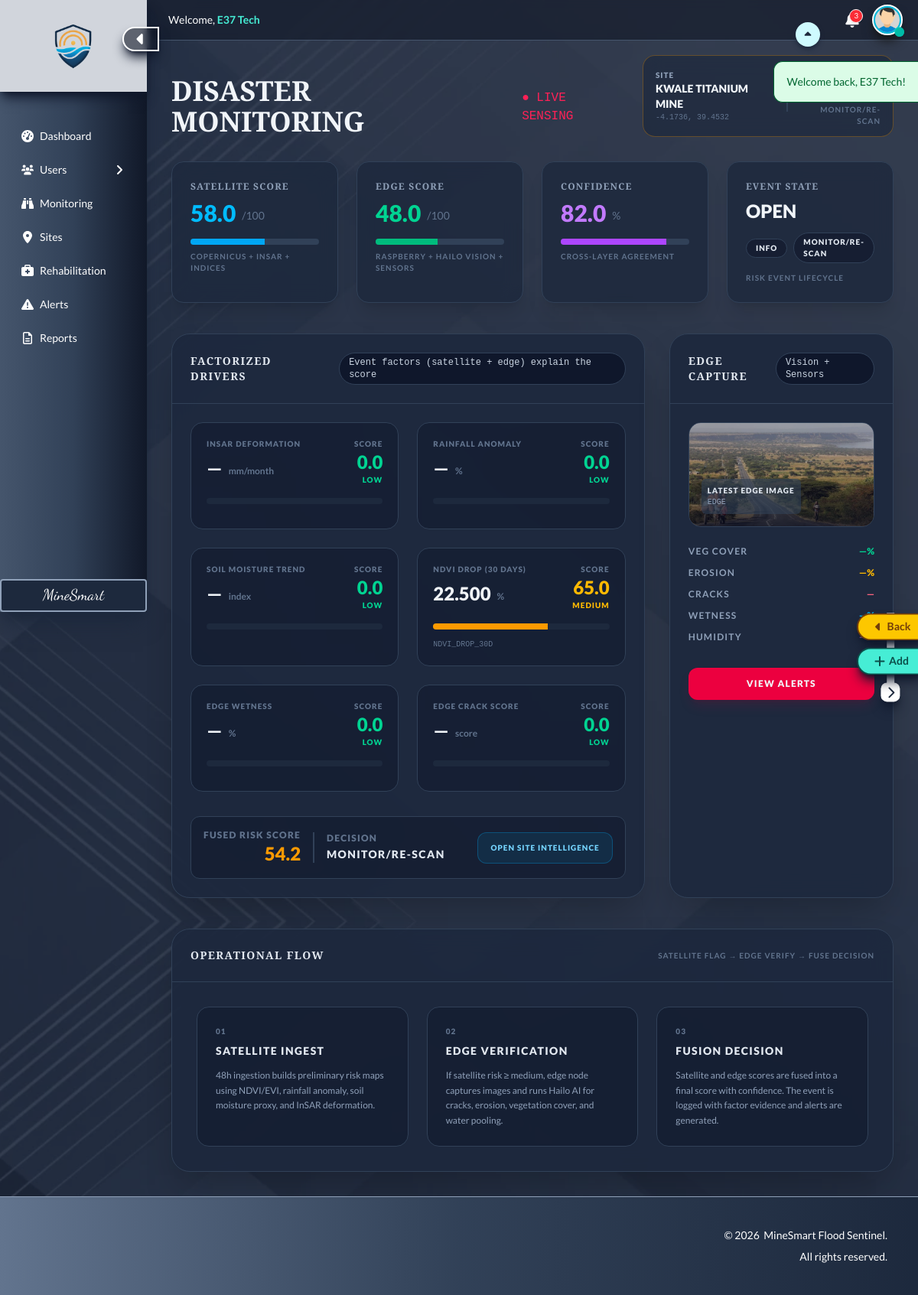
The page /disaster-monitoring (signed in) on the database its author committed.
### tables this page shows
CREATE TABLE sites (
  id INT AUTO_INCREMENT PRIMARY KEY,
  name VARCHAR(255) NOT NULL UNIQUE,
  site_code VARCHAR(50) NOT NULL UNIQUE,
  site_type ENUM('open_pit','underground','quarry','rehabilitation','processing') NOT NULL,
  country VARCHAR(100) NOT NULL DEFAULT 'Kenya',
  county VARCHAR(100) NOT NULL,
  coords JSON NOT NULL,
  elevation_m INT DEFAULT NULL,
  area_hectares DECIMAL(8,2) DEFAULT NULL,
  operational_status ENUM('active','inactive','rehabilitation','closed') NOT NULL DEFAULT 'active',
  risk_profile JSON DEFAULT NULL,
  image_link VARCHAR(255) DEFAULT NULL,
  user_id INT NOT NULL DEFAULT 1,
  created_at TIMESTAMP NOT NULL DEFAULT CURRENT_TIMESTAMP,
  updated_at TIMESTAMP NOT NULL DEFAULT CURRENT_TIMESTAMP ON UPDATE CURRENT_TIMESTAMP,
  INDEX(site_type),
  INDEX(county),
  INDEX(operational_status)
);

CREATE TABLE risk_event_factors (
  id BIGINT AUTO_INCREMENT PRIMARY KEY,
  event_id BIGINT NOT NULL,
  risk_type_id INT NOT NULL,
  layer ENUM('satellite','edge','fusion') NOT NULL,
  raw_value DECIMAL(14,6) DEFAULT NULL,
  normalized_score DECIMAL(6,2) NOT NULL DEFAULT 0.00,
  risk_level ENUM('low','medium','high') NOT NULL DEFAULT 'low',
  threshold_low DECIMAL(14,6) DEFAULT NULL,
  threshold_medium DECIMAL(14,6) DEFAULT NULL,
  threshold_high DECIMAL(14,6) DEFAULT NULL,
  evidence_url VARCHAR(512) DEFAULT NULL,
  note VARCHAR(255) DEFAULT NULL,
  created_at TIMESTAMP DEFAULT CURRENT_TIMESTAMP,
  FOREIGN KEY (event_id) REFERENCES risk_events(id) ON DELETE CASCADE,
  FOREIGN KEY (risk_type_id) REFERENCES risk_types(id) ON DELETE RESTRICT,
  INDEX idx_ref_event (event_id),
  INDEX idx_ref_event_layer (event_id, layer)
);

CREATE TABLE risk_types (
  id INT AUTO_INCREMENT PRIMARY KEY,
  code VARCHAR(64) NOT NULL UNIQUE,
  name VARCHAR(128) NOT NULL,
  layer ENUM('satellite','edge','fusion') NOT NULL,
  unit VARCHAR(32) DEFAULT NULL,
  description TEXT DEFAULT NULL,
  severity_weight DECIMAL(6,3) NOT NULL DEFAULT 1.000,
  created_at TIMESTAMP DEFAULT CURRENT_TIMESTAMP
);

### app/views/disaster-monitoring/index.php (the view, shortened to what the rows shown need)
<?php
  require __DIR__ . '/../../helpers/online_connector.php';
  require __DIR__ . '/../../helpers/risk_processor.php';
  $site_id = (int)($_GET['id'] ?? 1);
  $site_stmt = $pdo->prepare("SELECT * FROM sites WHERE id = ? LIMIT 1");
  $site_stmt->execute([$site_id]);
  $site = $site_stmt->fetch(PDO::FETCH_ASSOC);
  $packet = ms_get_site_risk_packet($site_id, $pdo);
  $snap = $packet['snapshot'] ?? [];
  $factors = $packet['factors'] ?? [];
  $coords = json_decode($site['coords'] ?? '', true);
  $lat = 0.0;
  $lng = 0.0;
  if(is_array($coords)) {
    if(isset($coords['lat']) && isset($coords['lng'])) {
      $lat = (float)$coords['lat'];
      $lng = (float)$coords['lng'];
    } elseif(isset($coords[0]) && isset($coords[1])) {
      $lng = (float)$coords[0];
      $lat = (float)$coords[1];
    }
  }
  function ms_factor_code($f) {
    if(isset($f['code'])) return (string)$f['code'];
    return '';
  }
  function ms_factor_name($f) {
    if(isset($f['name'])) return (string)$f['name'];
    return '';
  }
  function ms_factor_value($f) {
    if(isset($f['raw_value'])) return $f['raw_value'];
    return null;
  }
  function ms_factor_unit($f) {
    if(isset($f['unit'])) return (string)$f['unit'];
    return '';
  }
  function ms_factor_score($f) {
    if(isset($f['normalized_score'])) return (float)$f['normalized_score'];
    return 0.0;
  }
  function ms_factor_level($f) {
    if(isset($f['risk_level'])) return (string)$f['risk_level'];
    return 'low';
  }
  function ms_level_color($lvl) {
    if($lvl === 'medium') return 'text-amber-400';
    return 'text-emerald-400';
  }
  function ms_level_bar($lvl) {
    if($lvl === 'medium') return 'bg-amber-500';
    return 'bg-emerald-500';
  }
  function ms_find_factor($factors, $code) {
    foreach($factors as $f) {
      if(ms_factor_code($f) === $code) return $f;
    }
    return null;
  }
  function ms_percent_width($score) {
    $s = (float)$score;
    return $s;
  }
  $f_insar = ms_find_factor($factors, 'INSAR_DEFORMATION_MM_MO');
  $f_rain = ms_find_factor($factors, 'RAINFALL_ANOMALY_PCT');
  $f_soil = ms_find_factor($factors, 'SOIL_MOISTURE_PROXY_TREND');
  $f_ndvi = ms_find_factor($factors, 'NDVI_DROP_30D');
  $f_wet = ms_find_factor($factors, 'EDGE_WETNESS_PCT');
  $f_crk = ms_find_factor($factors, 'EDGE_CRACK_SCORE');
  $score_final = (float)($snap['final_risk_score'] ?? 0);
  $badge_border = $score_final > 70 ? 'border-rose-500/30' : ($score_final > 40 ? 'border-amber-500/30' : 'border-emerald-500/30');
?>
<!DOCTYPE html>
<html lang="en">
  <head>
    <link href="<?php echo ROOT_URL; ?>/assets/css/output.css" rel="stylesheet">
  </head>
  <body class="relative bg-slate-900 text-slate-100 max-w-full overflow-x-hidden">
    <main id="mainContent" class="relative min-h-screen w-[calc(100%-12rem)] ml-auto flex-1 flex flex-col overflow-hidden transition-all duration-500 ease-in-out">
      <section class="overflow-y-auto p-8 flex-grow pt-18">
        <div class="flex flex-col md:flex-row md:items-end md:justify-between gap-6 mb-8">
          <div class="flex items-baseline gap-4">
            <h1 class="text-4xl font-black">DISASTER MONITORING</h1>
          </div>
          <div class="flex items-center gap-3 bg-slate-800/70 backdrop-blur-md px-4 py-3 rounded-2xl border <?= $badge_border ?>">
            <div>
              <div class="text-[10px] uppercase tracking-widest font-black text-slate-400">Site</div>
              <div class="text-sm font-black uppercase"><?= htmlspecialchars($site['name'] ?? ('Site #' . $site_id)) ?></div>
              <div class="text-[10px] font-mono text-slate-500"><?= number_format($lat, 4) ?>, <?= number_format($lng, 4) ?></div>
            </div>
          </div>
        </div>
        <div class="grid grid-cols-1 lg:grid-cols-3 gap-8 mb-10">
          <div class="lg:col-span-2 bg-slate-800/90 backdrop-blur-lg rounded-3xl border border-slate-700 overflow-hidden shadow-2xl">
            <div class="p-6">
              <div class="grid grid-cols-1 md:grid-cols-2 gap-6">
                <?php
                  $cards = [
                    ['f' => $f_insar, 'title' => 'InSAR Deformation', 'fallback_unit' => 'mm/month'],
                    ['f' => $f_rain, 'title' => 'Rainfall Anomaly', 'fallback_unit' => '%'],
                    ['f' => $f_soil, 'title' => 'Soil Moisture Trend', 'fallback_unit' => 'index'],
                    ['f' => $f_ndvi, 'title' => 'NDVI Drop (30d)', 'fallback_unit' => '%'],
                    ['f' => $f_wet, 'title' => 'Edge Wetness', 'fallback_unit' => '%'],
                    ['f' => $f_crk, 'title' => 'Edge Crack Score', 'fallback_unit' => 'score']
                  ];
                  foreach($cards as $c) {
                    $f = $c['f'];
                    $title = $c['title'];
                    $unit = $c['fallback_unit'];
                    $raw = null;
                    $score = 0.0;
                    $level = 'low';
                    $name = $title;
                    if($f) {
                      $raw = ms_factor_value($f);
                      $score = ms_factor_score($f);
                      $level = ms_factor_level($f);
                      $u = ms_factor_unit($f);
                      if(strlen($u)) $unit = $u;
                      $n = ms_factor_name($f);
                      if(strlen($n)) $name = $n;
                    }
                    $val_text = $raw === null ? '—' : (is_numeric($raw) ? number_format((float)$raw, 3) : (string)$raw);
                    $color = ms_level_color($level);
                    $bar = ms_level_bar($level);
                ?>
                <div class="bg-slate-900/50 rounded-2xl border border-slate-700 p-5">
                  <div class="flex justify-between items-start gap-4">
                    <div>
                      <div class="text-[10px] uppercase tracking-widest font-black text-slate-500"><?= htmlspecialchars($name) ?></div>
                      <div class="mt-2 flex items-end gap-2">
                        <div class="text-2xl font-black text-slate-100"><?= $val_text ?></div>
                        <div class="text-xs font-bold text-slate-500 mb-1"><?= htmlspecialchars($unit) ?></div>
                      </div>
                    </div>
                    <div class="text-right">
                      <div class="text-[10px] uppercase tracking-widest font-black text-slate-500">Score</div>
                      <div class="text-2xl font-black <?= $color ?>"><?= number_format($score, 1) ?></div>
                      <div class="text-[10px] uppercase tracking-widest font-black <?= $color ?>"><?= htmlspecialchars($level) ?></div>
                    </div>
                  </div>
                  <div class="mt-4 h-2 bg-slate-800 rounded-full overflow-hidden">
                    <div class="<?= $bar ?> h-full" style="width: <?= ms_percent_width($score) ?>%"></div>
                  </div>
                  <div class="mt-3 text-[10px] text-slate-500 font-mono"><?= htmlspecialchars(ms_factor_code($f ?? [])) ?></div>
                </div>
                <?php } ?>
              </div>
            </div>
          </div>
        </div>
      </section>
    </main>
  </body>
</html>

### rows shown on the page
sites: name "KWALE TITANIUM MINE", coords "-4.1736", coords "39.4532"
risk_event_factors: risk_type.name "NDVI DROP (30 DAYS)", raw_value "22.500", risk_type.unit "%", normalized_score "65.0", risk_level "MEDIUM", risk_type.code "NDVI_DROP_30D"

### other values the page prints
$message['text'] "Welcome back, E37 Tech!"
$currentUser['full_name'] "E37 Tech"
$unreadCount "3"
$decision "MONITOR/RE-SCAN"
$score_sat "58.0"
$score_edge "48.0"
$score_conf "82.0"
$event_status "OPEN"
$event_level "INFO"
$name "INSAR DEFORMATION"
$val_text "—"
$unit "mm/month"
$score "0.0"
$level "LOW"
$name "RAINFALL ANOMALY"
